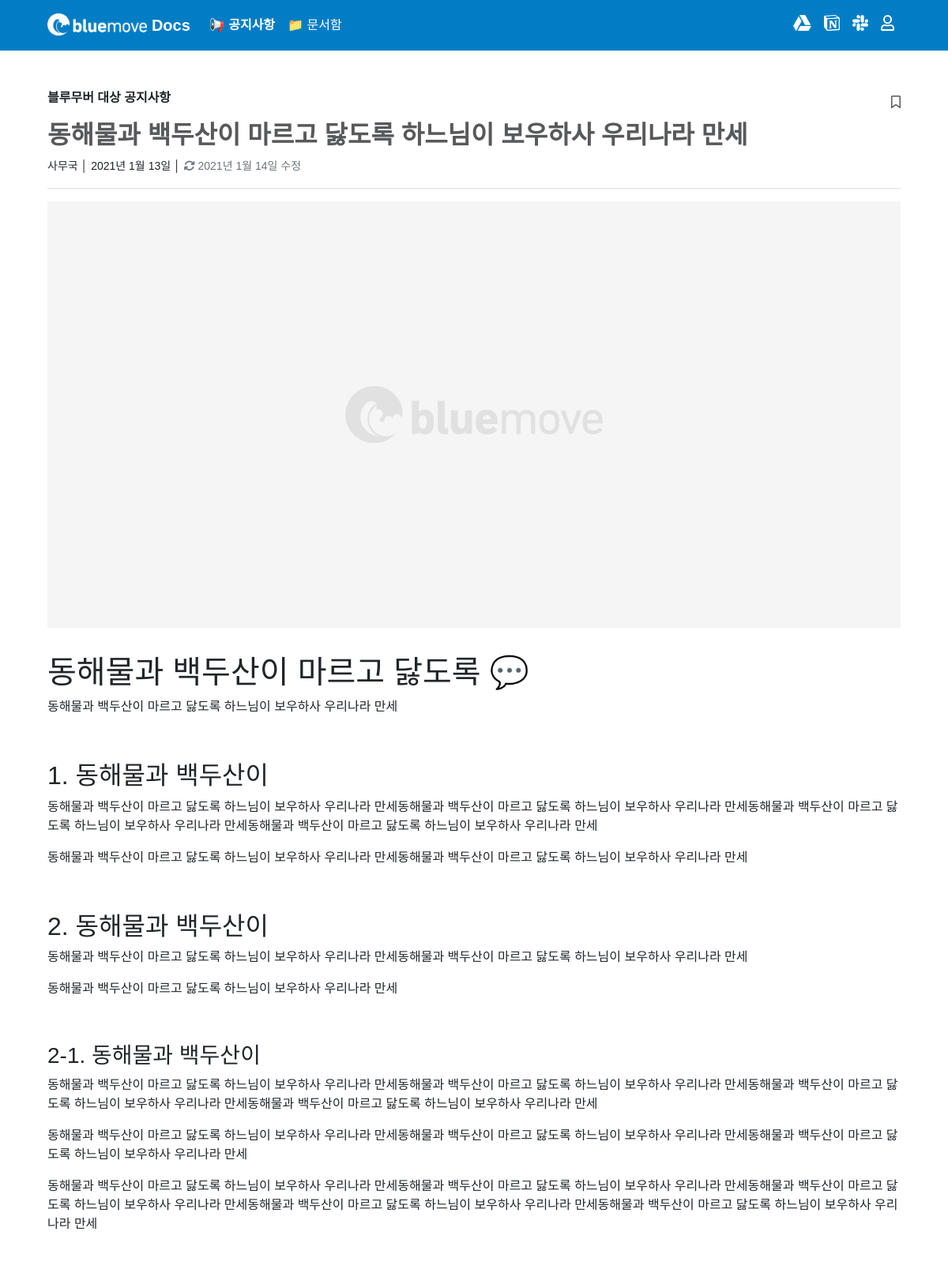
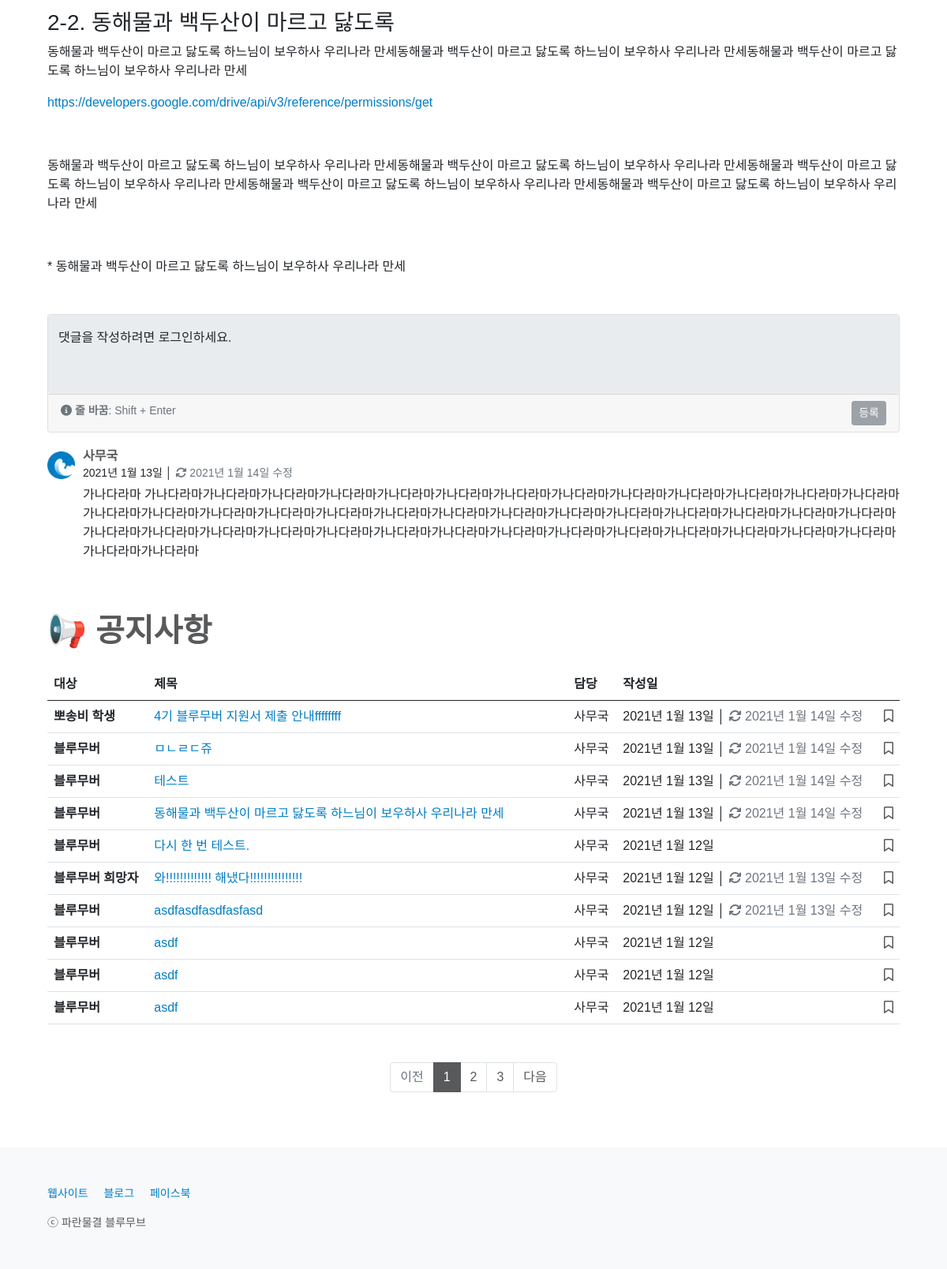
Page /notice/25/ on the committed database (2 pictures, top to bottom).
### notice/models.py (models this page shows, shortened)
class Notice(models.Model):
    CATEGORY_CHOICES = {
        ('bluemover', '블루무버'),
        ('applicant', '블루무버 희망자'),
        ('posongvi', '뽀송비 학생')
    }
    title = models.CharField(max_length = 50)
    writer = models.ForeignKey(User, on_delete=models.CASCADE)
    category = models.CharField(max_length = 50, choices = CATEGORY_CHOICES)
    content = RichTextField()
    image = models.ImageField(upload_to='images/')
    created_at = models.DateField(auto_now_add = True)
    updated_at = models.DateField(auto_now = True)
    favorite_user_set = models.ManyToManyField(User, blank=True, related_name="favorite_user_set", through="Favorite")

class Comment(models.Model):
    content = models.TextField(null = False)
    avatar_src = models.TextField(null = True)
    writer = models.ForeignKey(User, on_delete = models.CASCADE)
    notice = models.ForeignKey(Notice, on_delete=models.CASCADE, related_name='comments')
    created_at = models.DateField(auto_now_add = True)
    updated_at = models.DateField(auto_now = True)

### notice/views.py (the view)
# urls.py: path('<int:id>/', read, name='read'),
def read(request, id):
    notice = Notice.objects.get(pk=id)
    all_notices = Notice.objects.all().order_by('-id')
    all_comments = notice.comments.all().order_by('-id')
    page = request.GET.get('page', 1)
    paginator = Paginator(all_notices, 10)
    try:
        all_notices = paginator.page(page)
    except PageNotAnInteger:
        all_notices = paginator.page(1)
    except EmptyPage:
        all_notices = paginator.page(paginator.num_pages)
    return render(request, 'notice/read.html', {'notice': notice, 'all_notices': all_notices, 'all_comments': all_comments})

### notice/templates/notice/read.html (shortened to what this page needs)
{% extends 'base.html' %}
{% load static %}
{% block content %}
{% include 'shared/_navbar4notice.html' %}
<main class="px-2 px-md-5">
    <div class="container-md my-5">
        <div class="d-flex align-items-sm-center justify-content-between">
            <p style="font-weight: 600;">
                {% if notice.category == 'bluemover' %}
                블루무버 대상 공지사항
                {% endif %}
            </p>
            {% if user.is_authenticated %}
            <a class="bookmark" href="{% url 'notice:notice_favorite' notice.id %}?next={{ request.path }}">
                {% if user in notice.favorite_user_set.all %}
                <p class="mb-0 ps-2"><i class="fas fa-bookmark"></i></p>
                {% else %}
                <p class="mb-0 ps-2"><i class="far fa-bookmark"></i></p>
                {% endif %}
            </a>
            {% else %}
            <a type="button" class="bookmark" data-bs-toggle="modal" data-bs-target="#listloginModal">
                <p class="mb-1"><i class="far fa-bookmark"></i></p>
            </a>
            {% endif %}
        </div>
        <h2 style="font-weight: 600; color: #58595B; word-break: break-word; overflow: hidden; text-overflow: ellipsis; display: -webkit-box; -webkit-line-clamp: 3; -webkit-box-orient: vertical;">{{ notice.title }}</h2>
        <small>
            {% if not notice.writer.first_name == '' %}
            {{ notice.writer.last_name }}{{ notice.writer.first_name }}
            {% else %}
            {{ notice.writer }}
            {% endif %}
            │
            {% if notice.created_at == notice.updated_at %}
            {{ notice.created_at }}
            {% else %}
            {{ notice.created_at }} │ <span style="color: #6C757D;"><i class="fas fa-sync"></i> {{ notice.updated_at }} 수정</span>
            {% endif %}
        </small>
        <hr class="text-black-50">
        {% if notice.image %}
        <div class="d-flex justify-content-center" style="margin-bottom: 2rem!important;">
            <img src="{{ notice.image.url }}" class="img-fluid" alt="이미지 내용은 아래 본문과 같으니 참고하시기 바랍니다.">
        </div>
        {% endif %}
        <div id="editor" style="word-break: break-word;">{{ notice.content|safe }}</div>
    </div>
    <div class="container-md">
        <form id="commentForm" name="commentForm" action="{% url 'notice:create_comment' notice.id %}#commentBoxPosition" method="POST">
            <div class="card">
                <div class="form-floating">
                    <textarea class="form-control" placeholder="댓글을 입력하세요." id="content" name="content" style="border: none; height: 100px; resize: none;" {% if not user.is_authenticated %}disabled{% endif %}></textarea>
                    <label for="content">
                    </label>
                </div>
                <div class="card-footer d-flex justify-content-between">
                    <div>
                        <small class="align-middle" style="color: #6C757D;"><i class="fas fa-info-circle"></i> <span style="font-weight: 600;">줄 바꿈</span>: Shift + Enter</small>
                    </div>
                    <div>
                        <button type="submit" class="btn btn-secondary btn-sm" onclick="button_click();" {% if not user.is_authenticated %}disabled{% endif %}>등록</button>
                    </div>
                </div>
            </div>
        </form>
    </div>
    <div class="container-md">
        <div class="list-group list-group-flush mt-1">
            {% for comment in all_comments %}
            <div class="list-group-item px-0 py-3">
                <table style="border: none;">
                    <tr>
                        <td class="p-0" rowspan="2">
                            {% if comment.avatar_src == none or comment.avatar_src == '' %}
                            <img height="35" src="/static/images/favicons/favicon-96x96.png"/>
                            {% else %}
                            <img height="35" src="{{ comment.avatar_src|add:'-rg-br100' }}"/>
                            {% endif %}
                        </td>
                        <td class="p-0">
                            <h6 class="card-title my-0" style="font-weight: 600; color: #58595B; margin-left: 10px;">
                                {% if not comment.writer.first_name == '' %}
                                {{ comment.writer.last_name }}{{ comment.writer.first_name }}
                                {% else %}
                                {{ comment.writer }}
                                {% endif %}
                            </h6>
                        </td>
                    </tr>
                    <tr>
                        <td class="p-0">
                            <small class="card-subtitle mb-2" style="margin-left: 10px;">
                                {% if comment.created_at == comment.updated_at %}
                                {{ comment.created_at }}
                                {% else %}
                                {{ comment.created_at }} │ <span style="color: #6C757D;"><i class="fas fa-sync"></i> {{ comment.updated_at }} 수정</span>
                                {% endif %}
                            </small>
                        </td>
                    </tr>
                </table>
                <p class="card-text mt-1" style="white-space: pre-wrap; word-break: break-word; margin-left: 45px;">{{ comment.content }}</p>
            </div>
            {% empty %}
            <div class="text-center"><br><br><p style="color: #CCCCCC;"><i class="far fa-comment-dots"></i> 댓글이 없습니다.</p></div>
            {% endfor %}
        </div>
    </div>
    <div class="container-md mt-5">
        <h1 class="mb-4" style="font-weight: 600; color: #58595B;">📢 공지사항</h1>
        {% include 'shared/_noticetable.html' %}
    </div>
</main>
{% endblock %}

### home/templates/shared/_noticetable.html (shortened to what this page needs)
<div class="table-responsive" id="noticetable-table">
    <table class="table">
        <thead>
            <tr>
                <th scope="col">대상</th>
                <th scope="col">제목</th>
                <th scope="col">담당</th>
                <th scope="col">작성일</th>
                <th class="text-end" scope="col"></th>
            </tr>
        </thead>
        <tbody>
            {% for notice in all_notices %}
            <tr>
                <th scope="row">
                    {% if notice.category == 'bluemover' %}
                    블루무버
                    {% endif %}
                    {% if notice.category == 'posongvi' %}
                    뽀송비 학생
                    {% endif %}
                    {% if notice.category == 'applicant' %}
                    블루무버 희망자
                    {% endif %}
                </th>
                <td><a href="{% url 'notice:read' notice.id %}{{ request.get_full_path|cut:request.path }}" style="word-break: break-word; overflow: hidden; text-overflow: ellipsis; width: 500px; display: -webkit-box; -webkit-line-clamp: 1; -webkit-box-orient: vertical;">{{ notice.title }}</a></td>
                <td>
                    {% if not notice.writer.first_name == '' %}
                    {{ notice.writer.last_name }}{{ notice.writer.first_name }}
                    {% else %}
                    {{ notice.writer }}
                    {% endif %}
                </td>
                <td>
                    {% if notice.created_at == notice.updated_at %}
                    {{ notice.created_at }}
                    {% else %}
                    {{ notice.created_at }} │ <span style="color: #6C757D;"><i class="fas fa-sync"></i> {{ notice.updated_at }} 수정</span>
                    {% endif %}
                </td>
                <td>
                    {% if user.is_authenticated %}
                    <div class="text-end">
                        {% if not request.path == '/notice/' %}
                        <a class="bookmark" href="{% url 'notice:notice_favorite' notice.id %}?next={{ request.get_full_path }}#noticeTablePosition">
                        {% else %}
                        <a class="bookmark" href="{% url 'notice:notice_favorite' notice.id %}?next={{ request.get_full_path }}">
                        {% endif %}
                            {% if user in notice.favorite_user_set.all %}
                            <i class="fas fa-bookmark"></i>
                            {% else %}
                            <i class="far fa-bookmark"></i>
                            {% endif %}
                        </a>
                    </div>
                    {% else %}
                    <div class="text-end">
                        <a type="button" class="bookmark" data-bs-toggle="modal" data-bs-target="#tableloginModal">
                            <i class="far fa-bookmark"></i>
                        </a>
                    </div>
                    {% endif %}
                </td>
            </tr>
            {% empty %}
            <tr>
                <td colspan="5">
                    <div class="text-center"><br><h2 style="color: #CCCCCC; font-weight: 600;"><i class="far fa-folder-open"></i> 비어 있어요!</h2><p class="mb-4">공지사항이 없습니다.</p></div>
                </td>
            </tr>
            {% endfor %}
        </tbody>
    </table>
    {% if all_notices.has_other_pages %}
    <div class="container-md mt-5 p-0">
        <nav aria-label="notice_pagination" style="background-color: transparent;">
            <ul class="pagination justify-content-center m-0">
                {% if all_notices.has_previous %}
                <li class="page-item">
                    {% if not request.path == '/notice/' %}
                    <a class="page-link" href="?page={{ all_notices.previous_page_number }}#noticeTablePosition">이전</a>
                    {% else %}
                    <a class="page-link" href="?page={{ all_notices.previous_page_number }}">이전</a>
                    {% endif %}
                </li>
                {% else %}
                <li class="page-item disabled">
                    <span class="page-link">이전</span>
                </li>
                {% endif %}
                {% for i in all_notices.paginator.page_range %}
                    {% if all_notices.number == i %}
                    <li class="page-item active" aria-current="page">
                        <span class="page-link">{{ i }}</span>
                    </li>
                    {% else %}
                        {% if not request.path == '/notice/' %}
                        <li class="page-item"><a class="page-link" href="?page={{ i }}#noticeTablePosition">{{ i }}</a></li>
                        {% else %}
                        <li class="page-item"><a class="page-link" href="?page={{ i }}">{{ i }}</a></li>
                        {% endif %}
                    {% endif %}
                {% endfor %}
                {% if all_notices.has_next %}
                <li class="page-item">
                    {% if not request.path == '/notice/' %}
                    <a class="page-link" href="?page={{ all_notices.next_page_number }}#noticeTablePosition">다음</a>
                    {% else %}
                    <a class="page-link" href="?page={{ all_notices.next_page_number }}">다음</a>
                    {% endif %}
                </li>
                {% else %}
                <li class="page-item disabled">
                    <span class="page-link">다음</span>
                </li>
                {% endif %}
            </ul>
        </nav>
    </div>
    {% endif %}
</div>

### home/templates/base.html (style rules this page uses)
body { min-height: 100vh; display: flex; flex-direction: column; }
main { flex: 1; }
a { color: #007DC5; text-decoration: none; }
.bookmark { color: #58595B; font-weight: 300; text-decoration: none; }
nav { background-color: #007DC5; }
.btn-secondary { color: #FFFFFF; background-color: #58595B; border-color: #58595B; }
.page-link { color: #58595B; }
.page-item.active .page-link { background-color: #58595B; border-color: #58595B; }

### rows in the picture
Notice: title "동해물과 백두산이 마르고 닳도록 하느님이 보우하사 우리나라 만세", writer.first_name "사무국", created_at "2021년 1월 13일", updated_at "2021년 1월 14일", image (placeholder picture), content "동해물과 백두산이 마르고 닳도록 💬 동해물과 백두산이 마르고 닳도록 하느님이 보우하사 우리나라 만세 1. 동해물과 백두산이 동해물과 백두산이 마르고 닳도록 하느님이 보우하사 우리나라 만세동해물과 백두산이 마르고 닳도록 하느님이 보우하사 우리나라 만세동해물과 백두산이 마르고 닳도록 하느님이 보우하사 우리나라 만세동해물과 백두산이 마르고 닳도록 하느님이 보우하사 우리나라 만세 동해물과 백두산이 마르고 닳도록 하느님이 보우하사 우리나라 만세동해물과 백두산이 마르고 닳도록 하느님이 보우하사 우리나라 만세 2. 동해물과 백두산이 동해물과 백두산이 마르고 닳도록 하느님이 보우하사 우리나라 만세동해물과 백두산이 마르고 닳도록 하느님이 보우하사 우리나라 만세 동해물과 백두산이 마르고 닳도록 하느님이 보우하사 우리나라 만세 2-1. 동해물과 백두산이 동해물과 백두산이 마르고 닳도록 하느님이 보우하사 우리나라 만세동해물과 백두산이 마르고 닳도록 하느님이 보우하사 우리나라 만세동해물과 백두산이 마르고 닳도록 하느님이 보우하사 우리나라 만세동해물과 백두산이 마르고 닳도록 하느님이 보우하사 우리나라 만세 동해물과 백두산이 마르고 닳도록 하느님이 보우하사 우리나라 만세동해물과 백두산이 마르고 닳도록 하느님이 보우하사 우리나라 만세동해물과 백두산이 마르고 닳도록 하느님이 보우하사 우리나라 만세 동해물과 백두산이 마르고 닳도록 하느님이 보우하사 우리나라…", category "블루무버"
Comment: writer.first_name "사무국", created_at "2021년 1월 13일", updated_at "2021년 1월 14일", content "가나다라마 가나다라마가나다라마가나다라마가나다라마가나다라마가나다라마가나다라마가나다라마가나다라마가나다라마가나다라마가나다라마가나다라마가나다라마가나다라마가나다라마가나다라마가나다라마가나다라마가나다라마가나다라마가나다라마가나다라마가나다라마가나다라마가나다라마가나다라마가나다라마가나다라마가나다라마가나다라마가나다라마가나다라마가나다라마가나다라마가나다라마가나다라마가나다라마가나다라마가나다라마가나다라마가나다라마가나다라마"
Notice: category "뽀송비 학생", title "4기 블루무버 지원서 제출 안내ffffffff", writer.first_name "사무국", created_at "2021년 1월 13일", updated_at "2021년 1월 14일"
Notice: category "블루무버", title "ㅁㄴㄹㄷ쥬", writer.first_name "사무국", created_at "2021년 1월 13일", updated_at "2021년 1월 14일"
Notice: category "블루무버", title "테스트", writer.first_name "사무국", created_at "2021년 1월 13일", updated_at "2021년 1월 14일"
Notice: category "블루무버", title "다시 한 번 테스트.", writer.first_name "사무국", created_at "2021년 1월 12일"
Notice: category "블루무버 희망자", title "와!!!!!!!!!!!!! 해냈다!!!!!!!!!!!!!!!", writer.first_name "사무국", created_at "2021년 1월 12일", updated_at "2021년 1월 13일"
Notice: category "블루무버", title "asdfasdfasdfasfasd", writer.first_name "사무국", created_at "2021년 1월 12일", updated_at "2021년 1월 13일"
Notice: category "블루무버", title "asdf", writer.first_name "사무국", created_at "2021년 1월 12일"
Notice: category "블루무버", title "asdf", writer.first_name "사무국", created_at "2021년 1월 12일"
Notice: category "블루무버", title "asdf", writer.first_name "사무국", created_at "2021년 1월 12일"

### other values in the picture
{{ i }} "1"
{{ i }} "2" "3"
